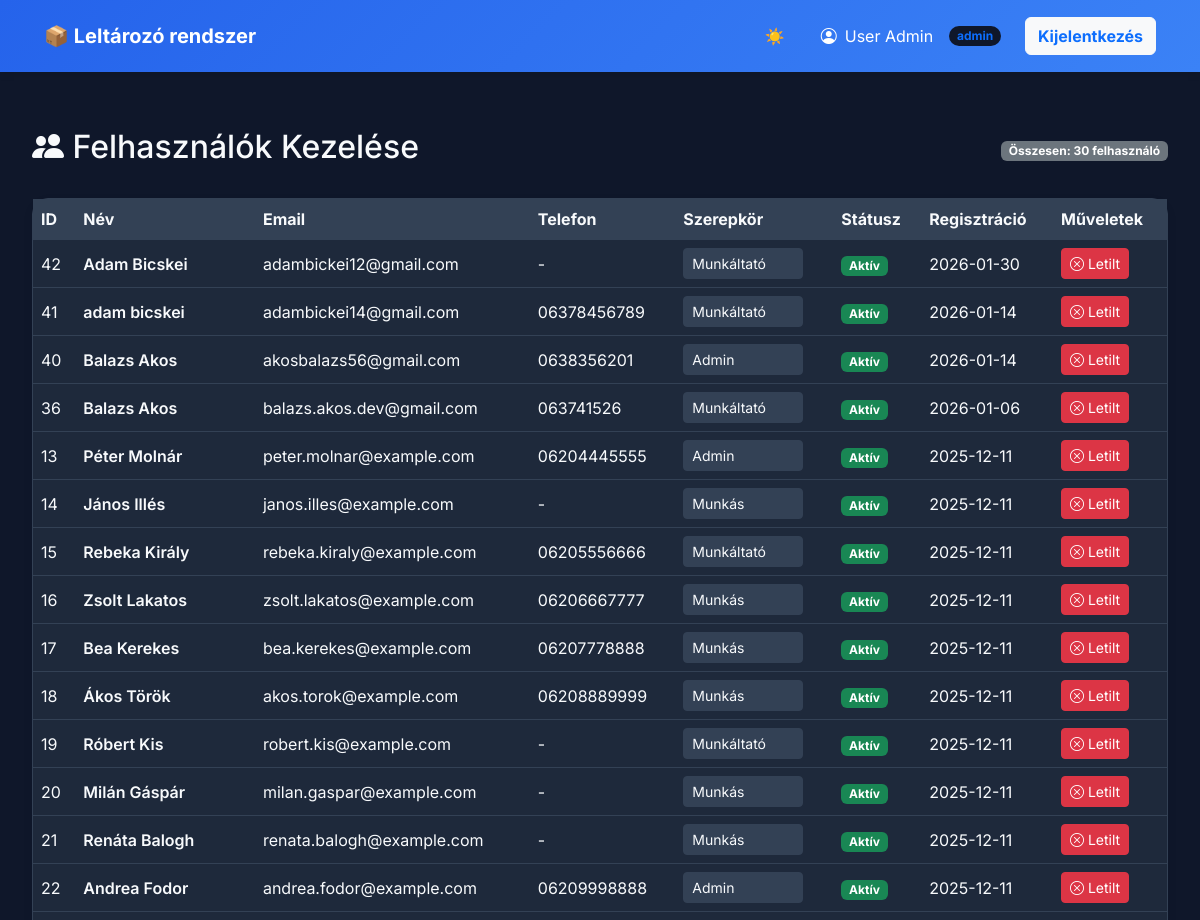
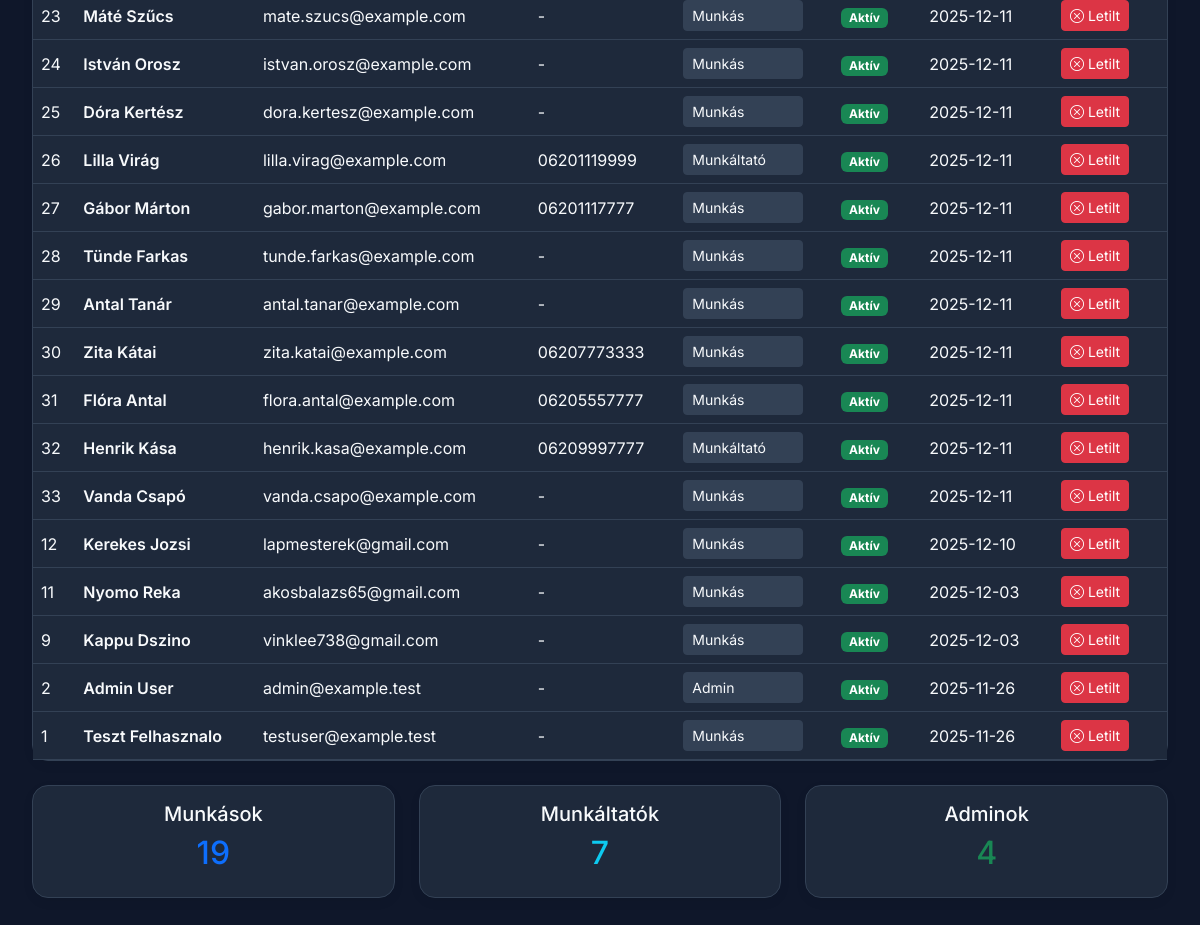
The page /public/worker/admin_users.php (signed in) on the database its author committed (2 pictures, top to bottom).
### tables this page shows
CREATE TABLE `users` (
  `id` int(11) NOT NULL,
  `email` varchar(255) NOT NULL,
  `password` varchar(255) NOT NULL,
  `first_name` varchar(100) NOT NULL,
  `last_name` varchar(100) NOT NULL,
  `phone` varchar(50) DEFAULT NULL,
  `role` enum('worker','employer','admin') NOT NULL DEFAULT 'worker',
  `is_active` tinyint(1) NOT NULL DEFAULT 0,
  `is_blocked` tinyint(1) NOT NULL DEFAULT 0,
  `activation_token` varchar(255) DEFAULT NULL,
  `reset_token` varchar(255) DEFAULT NULL,
  `token_expires` datetime DEFAULT NULL,
  `created_at` datetime DEFAULT current_timestamp(),
  `api_token` varchar(255) DEFAULT NULL
);

### app/core/Model.php (called while the page is built, shortened)
<?php
class Model {
    public function __construct(PDO $pdo) {
        $this->pdo = $pdo;
    }
}

### app/models/User.php (called while the page is built, shortened)
<?php
require_once __DIR__ . '/../core/Model.php';
class User extends Model {
    public function all(): array {
        $stmt = $this->pdo->query("SELECT id, email, first_name, last_name, phone, role, is_active, is_blocked, created_at FROM users ORDER BY created_at DESC");
        return $stmt->fetchAll();
    }
}

### public/worker/admin_users.php (the view, shortened to what this page needs)
<?php
require_once __DIR__ . '/../../app/models/User.php';
$user = $_SESSION['user'];
$user['role'] = strtolower(trim($user['role'] ?? ''));
$db = (new Database())->getConnection();
$userModel = new User($db);
$users = $userModel->all();
?>
<!doctype html>
<html lang="hu">
<head>
    <link rel="stylesheet" href="https://cdn.jsdelivr.net/npm/bootstrap@5.3.2/dist/css/bootstrap.min.css">
    <link rel="stylesheet" href="https://cdn.jsdelivr.net/npm/bootstrap-icons@1.11.1/font/bootstrap-icons.css">
    <link rel="stylesheet" href="../css/global-theme.css">
</head>
<body>
    <?php include_once __DIR__ . '/dashboard_nav.php'; ?>
    <div class="page-container">
        <div class="row">
            <div class="col-12">
                <div class="d-flex justify-content-between align-items-center mb-4 flex-wrap gap-2">
                    <h2><i class="bi bi-people-fill"></i> Felhasználók Kezelése</h2>
                    <span class="badge bg-secondary">Összesen: <?= count($users) ?> felhasználó</span>
                </div>
                <div class="card">
                    <div class="card-body p-0">
                        <div class="table-responsive">
                            <table class="table table-hover align-middle mb-0">
                                <thead class="table-light">
                                    <tr>
                                        <th>ID</th>
                                        <th>Név</th>
                                        <th>Email</th>
                                        <th>Telefon</th>
                                        <th>Szerepkör</th>
                                        <th>Státusz</th>
                                        <th>Regisztráció</th>
                                        <th>Műveletek</th>
                                    </tr>
                                </thead>
                                <tbody>
                                    <?php foreach ($users as $u): ?>
                                        <tr class="<?= $u['is_blocked'] ? 'table-danger' : '' ?>">
                                            <td><?= $u['id'] ?></td>
                                            <td>
                                                <strong><?= htmlspecialchars($u['first_name'] . ' ' . $u['last_name']) ?></strong>
                                            </td>
                                            <td><?= htmlspecialchars($u['email']) ?></td>
                                            <td><?= htmlspecialchars($u['phone'] ?? '-') ?></td>
                                            <td>
                                                <form method="post" class="d-inline">
                                                    <select name="new_role" class="form-select form-select-sm"
                                                        style="width: auto; display: inline-block;"
                                                        onchange="if(confirm('Biztosan módosítod a szerepkört?')) this.form.submit();">
                                                        <option value="worker" <?= $u['role'] === 'worker' ? 'selected' : '' ?>>Munkás</option>
                                                        <option value="employer" <?= $u['role'] === 'employer' ? 'selected' : '' ?>>Munkáltató</option>
                                                        <option value="admin" <?= $u['role'] === 'admin' ? 'selected' : '' ?>>
                                                            Admin</option>
                                                    </select>
                                                </form>
                                            </td>
                                            <td>
                                                <?php if (!$u['is_active']): ?>
                                                    <span class="badge bg-warning text-dark status-badge">Inaktív</span>
                                                <?php elseif ($u['is_blocked']): ?>
                                                    <span class="badge bg-danger status-badge">Letiltva</span>
                                                <?php else: ?>
                                                    <span class="badge bg-success status-badge">Aktív</span>
                                                <?php endif; ?>
                                            </td>
                                            <td><?= date('Y-m-d', strtotime($u['created_at'])) ?></td>
                                            <td>
                                                <form method="post" class="d-inline">
                                                    <?php if ($u['is_blocked']): ?>
                                                        <button type="submit" name="unblock_user" class="btn btn-sm btn-success"
                                                            onclick="return confirm('Biztosan engedélyezed ezt a felhasználót?')">
                                                            <i class="bi bi-check-circle"></i> Engedélyez
                                                        </button>
                                                    <?php else: ?>
                                                        <button type="submit" name="block_user" class="btn btn-sm btn-danger"
                                                            onclick="return confirm('Biztosan letiltod ezt a felhasználót?')">
                                                            <i class="bi bi-x-circle"></i> Letilt
                                                        </button>
                                                    <?php endif; ?>
                                                </form>
                                            </td>
                                        </tr>
                                    <?php endforeach; ?>
                                </tbody>
                            </table>
                        </div>
                    </div>
                </div>
                <div class="row mt-4">
                    <div class="col-md-4">
                        <div class="card">
                            <div class="card-body text-center">
                                <h5 class="card-title">Munkások</h5>
                                <h2 class="text-primary">
                                    <?= count(array_filter($users, fn($u) => $u['role'] === 'worker')) ?>
                                </h2>
                            </div>
                        </div>
                    </div>
                    <div class="col-md-4">
                        <div class="card">
                            <div class="card-body text-center">
                                <h5 class="card-title">Munkáltatók</h5>
                                <h2 class="text-info">
                                    <?= count(array_filter($users, fn($u) => $u['role'] === 'employer')) ?>
                                </h2>
                            </div>
                        </div>
                    </div>
                    <div class="col-md-4">
                        <div class="card">
                            <div class="card-body text-center">
                                <h5 class="card-title">Adminok</h5>
                                <h2 class="text-success">
                                    <?= count(array_filter($users, fn($u) => $u['role'] === 'admin')) ?>
                                </h2>
                            </div>
                        </div>
                    </div>
                </div>
            </div>
        </div>
    </div>
</body>
</html>

### public/worker/dashboard_nav.php (shortened to what this page needs)
<link rel="stylesheet" href="../css/global-theme.css">
<nav class="navbar navbar-expand-lg navbar-dark bg-primary mb-4 shadow-sm">
    <div class="container">
        <a class="navbar-brand fw-bold" href="dashboard.php">📦 Leltározó rendszer</a>
        <div class="collapse navbar-collapse" id="navbarContent">
            <ul class="navbar-nav ms-auto align-items-lg-center gap-3 mt-3 mt-lg-0">
                <li class="nav-item">
                    <button class="btn btn-outline-light border-0 w-100 text-start text-lg-center"
                        onclick="toggleTheme()" title="Téma váltása">
                        <span id="theme-icon" class="me-2 me-lg-0">☀️</span> <span class="d-lg-none">Téma váltása</span>
                    </button>
                </li>
                <?php if ($user): ?>
                    <li class="nav-item">
                        <a href="profile.php" class="nav-link text-white d-flex align-items-center gap-2">
                            <i class="bi bi-person-circle"></i>
                            <span>
                                <?php
                                $displayName = trim(($user['last_name'] ?? '') . ' ' . ($user['first_name'] ?? ''));
                                echo htmlspecialchars($displayName ?: $user['email']);
                                ?>
                            </span>
                            <span
                                class="badge bg-light text-primary rounded-pill ms-2"><?= htmlspecialchars($user['role'] ?? '') ?></span>
                        </a>
                    </li>
                <?php endif; ?>
                <li class="nav-item">
                    <a href="../logout.php" class="btn btn-light text-primary w-100 fw-bold">Kijelentkezés</a>
                </li>
            </ul>
        </div>
    </div>
</nav>

### public/css/global-theme.css (style rules this page uses)
:root { --bg-primary: #0F172A; --bg-secondary: #1E293B; --bg-card: #1E293B; --bg-surface: #334155; --text-primary: #F8FAFC; --text-secondary: #94A3B8; --primary: #3b82f6; --primary-hover: #60a5fa; --secondary: #10B981; --danger: #EF4444; --warning: #F59E0B; --border: #334155; --navbar-bg: linear-gradient(135deg, #2563eb, #3b82f6); --navbar-text: #FFFFFF; }
* { margin: 0; padding: 0; box-sizing: border-box; }
body { background: var(--bg-primary) !important; font-family: 'Inter', -apple-system, BlinkMacSystemFont, sans-serif !important; color: var(--text-primary) !important; min-height: 100vh; transition: background 0.3s ease, color 0.3s ease; }
h1, h2, h3, h4, h5, h6, .h1, .h2, .h3, .h4, .h5, .h6 { color: var(--text-primary) !important; }
strong, b { color: var(--text-primary) !important; font-weight: 600 !important; }
.navbar { background: var(--navbar-bg) !important; padding: 1rem 2rem !important; box-shadow: 0 4px 20px rgba(0, 0, 0, 0.1) !important; }
.navbar-brand { color: var(--navbar-text) !important; font-weight: 700; }
.page-container { max-width: 1400px; margin: 0 auto; padding: 2rem; }
.card { background: var(--bg-card) !important; border-radius: 16px !important; border: 1px solid var(--border) !important; box-shadow: 0 4px 12px rgba(0, 0, 0, 0.05) !important; }
.table { color: var(--text-primary) !important; }
.table thead th { background: var(--bg-surface) !important; color: var(--text-primary) !important; border-bottom: 1px solid var(--border) !important; }
.table tbody td { background: var(--bg-card) !important; color: var(--text-primary) !important; border-bottom: 1px solid var(--border) !important; }
.form-control, .form-select { background: var(--bg-surface) !important; border: 1px solid var(--border) !important; color: var(--text-primary) !important; }
.bg-light { background: var(--bg-primary) !important; }
.shadow-sm { box-shadow: 0 2px 8px rgba(0, 0, 0, 0.1) !important; }
.navbar .btn-outline-light { border-color: rgba(255, 255, 255, 0.4) !important; color: white !important; }

### public/worker/admin_users.php (style rules this page uses)
.status-badge { font-size: 0.75rem; }

### rows shown on the page
users: last_name+first_name "User Admin", role "admin", id "2", first_name+last_name "Admin User", email "admin@example.test", phone "-", new_role "Admin", is_active "Aktív", created_at "2025-11-26", is_blocked 0 (drawn)
users: id "42", first_name+last_name "Adam Bicskei", email "adambickei12@gmail.com", phone "-", new_role "Munkáltató", is_active "Aktív", created_at "2026-01-30", is_blocked 0 (drawn)
users: id "41", first_name+last_name "adam bicskei", email "adambickei14@gmail.com", phone "06378456789", new_role "Munkáltató", is_active "Aktív", created_at "2026-01-14", is_blocked 0 (drawn)
users: id "40", first_name+last_name "Balazs Akos", email "akosbalazs56@gmail.com", phone "0638356201", new_role "Admin", is_active "Aktív", created_at "2026-01-14", is_blocked 0 (drawn)
users: id "36", first_name+last_name "Balazs Akos", email "balazs.akos.dev@gmail.com", phone "063741526", new_role "Munkáltató", is_active "Aktív", created_at "2026-01-06", is_blocked 0 (drawn)
users: id "13", first_name+last_name "Péter Molnár", email "peter.molnar@example.com", phone "06204445555", new_role "Admin", is_active "Aktív", created_at "2025-12-11", is_blocked 0 (drawn)
users: id "14", first_name+last_name "János Illés", email "janos.illes@example.com", phone "-", new_role "Munkás", is_active "Aktív", created_at "2025-12-11", is_blocked 0 (drawn)
users: id "15", first_name+last_name "Rebeka Király", email "rebeka.kiraly@example.com", phone "06205556666", new_role "Munkáltató", is_active "Aktív", created_at "2025-12-11", is_blocked 0 (drawn)
users: id "16", first_name+last_name "Zsolt Lakatos", email "zsolt.lakatos@example.com", phone "06206667777", new_role "Munkás", is_active "Aktív", created_at "2025-12-11", is_blocked 0 (drawn)
users: id "17", first_name+last_name "Bea Kerekes", email "bea.kerekes@example.com", phone "06207778888", new_role "Munkás", is_active "Aktív", created_at "2025-12-11", is_blocked 0 (drawn)
users: id "18", first_name+last_name "Ákos Török", email "akos.torok@example.com", phone "06208889999", new_role "Munkás", is_active "Aktív", created_at "2025-12-11", is_blocked 0 (drawn)
users: id "19", first_name+last_name "Róbert Kis", email "robert.kis@example.com", phone "-", new_role "Munkáltató", is_active "Aktív", created_at "2025-12-11", is_blocked 0 (drawn)
users: id "20", first_name+last_name "Milán Gáspár", email "milan.gaspar@example.com", phone "-", new_role "Munkás", is_active "Aktív", created_at "2025-12-11", is_blocked 0 (drawn)
users: id "21", first_name+last_name "Renáta Balogh", email "renata.balogh@example.com", phone "-", new_role "Munkás", is_active "Aktív", created_at "2025-12-11", is_blocked 0 (drawn)
users: id "22", first_name+last_name "Andrea Fodor", email "andrea.fodor@example.com", phone "06209998888", new_role "Admin", is_active "Aktív", created_at "2025-12-11", is_blocked 0 (drawn)
users: id "23", first_name+last_name "Máté Szűcs", email "mate.szucs@example.com", phone "-", new_role "Munkás", is_active "Aktív", created_at "2025-12-11", is_blocked 0 (drawn)
users: id "24", first_name+last_name "István Orosz", email "istvan.orosz@example.com", phone "-", new_role "Munkás", is_active "Aktív", created_at "2025-12-11", is_blocked 0 (drawn)
users: id "25", first_name+last_name "Dóra Kertész", email "dora.kertesz@example.com", phone "-", new_role "Munkás", is_active "Aktív", created_at "2025-12-11", is_blocked 0 (drawn)
users: id "26", first_name+last_name "Lilla Virág", email "lilla.virag@example.com", phone "06201119999", new_role "Munkáltató", is_active "Aktív", created_at "2025-12-11", is_blocked 0 (drawn)
users: id "27", first_name+last_name "Gábor Márton", email "gabor.marton@example.com", phone "06201117777", new_role "Munkás", is_active "Aktív", created_at "2025-12-11", is_blocked 0 (drawn)
users: id "28", first_name+last_name "Tünde Farkas", email "tunde.farkas@example.com", phone "-", new_role "Munkás", is_active "Aktív", created_at "2025-12-11", is_blocked 0 (drawn)
users: id "29", first_name+last_name "Antal Tanár", email "antal.tanar@example.com", phone "-", new_role "Munkás", is_active "Aktív", created_at "2025-12-11", is_blocked 0 (drawn)
users: id "30", first_name+last_name "Zita Kátai", email "zita.katai@example.com", phone "06207773333", new_role "Munkás", is_active "Aktív", created_at "2025-12-11", is_blocked 0 (drawn)
users: id "31", first_name+last_name "Flóra Antal", email "flora.antal@example.com", phone "06205557777", new_role "Munkás", is_active "Aktív", created_at "2025-12-11", is_blocked 0 (drawn)
users: id "32", first_name+last_name "Henrik Kása", email "henrik.kasa@example.com", phone "06209997777", new_role "Munkáltató", is_active "Aktív", created_at "2025-12-11", is_blocked 0 (drawn)
users: id "33", first_name+last_name "Vanda Csapó", email "vanda.csapo@example.com", phone "-", new_role "Munkás", is_active "Aktív", created_at "2025-12-11", is_blocked 0 (drawn)
users: id "12", first_name+last_name "Kerekes Jozsi", email "lapmesterek@gmail.com", phone "-", new_role "Munkás", is_active "Aktív", created_at "2025-12-10", is_blocked 0 (drawn)
users: id "11", first_name+last_name "Nyomo Reka", email "akosbalazs65@gmail.com", phone "-", new_role "Munkás", is_active "Aktív", created_at "2025-12-03", is_blocked 0 (drawn)
users: id "9", first_name+last_name "Kappu Dszino", email "vinklee738@gmail.com", phone "-", new_role "Munkás", is_active "Aktív", created_at "2025-12-03", is_blocked 0 (drawn)
users: id "1", first_name+last_name "Teszt Felhasznalo", email "testuser@example.test", phone "-", new_role "Munkás", is_active "Aktív", created_at "2025-11-26", is_blocked 0 (drawn)

### other values the page prints
count($users) "30"
count(array_filter($users, fn($u) => $u['role'] === 'worker')) "19"
count(array_filter($users, fn($u) => $u['role'] === 'employer')) "7"
count(array_filter($users, fn($u) => $u['role'] === 'admin')) "4"
